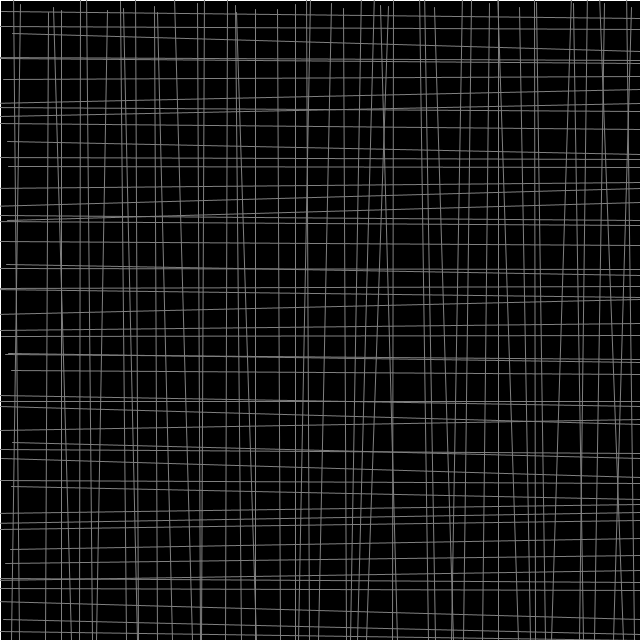
Frame 1 (no input)
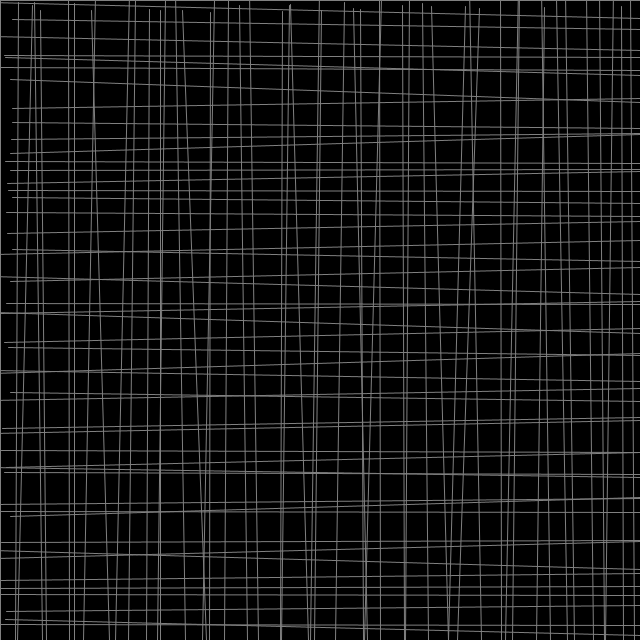
Frame 60 (the mouse pressed at the canvas centre just before this capture)
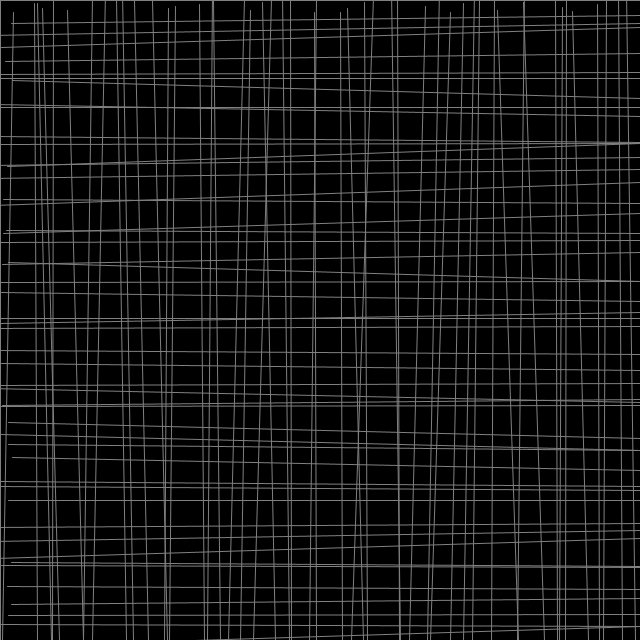
Frame 120 (the mouse held since frame 60 and released just before this capture)

The Processing sketch that drew these frames (run headless with seeded random() and noise(); from frame 60 on, the mouse is pressed at the canvas centre):

// Processing sketch: grid_uneven2moving
// ── grid_uneven2moving.pde

void setup() {
  size(640,640);
  background(0);
    
  drawGrid(10, 255); 
}


void draw() {
  fill(0);
  rect(0,0,width,height);
  drawGrid(13, 128);
}



void drawGrid(int n, int shadeofgray) {

  stroke(shadeofgray, shadeofgray, shadeofgray, 255);
  strokeWeight(1);
  
  for (int i=n; i<height; i=i+n) {
    line(
      int(random(-n, n)), 
      int(random(i-n, i+n)), 
      width, 
      int(random(i-n, i+n))
    );  
  }
  
  for (int i=n; i<width; i=i+n) {
    line(int(random(i-n, i+n)), 
    int(random(-n, n)), 
    int(random(i-n, i+n)), 
    height);  
  }
}
